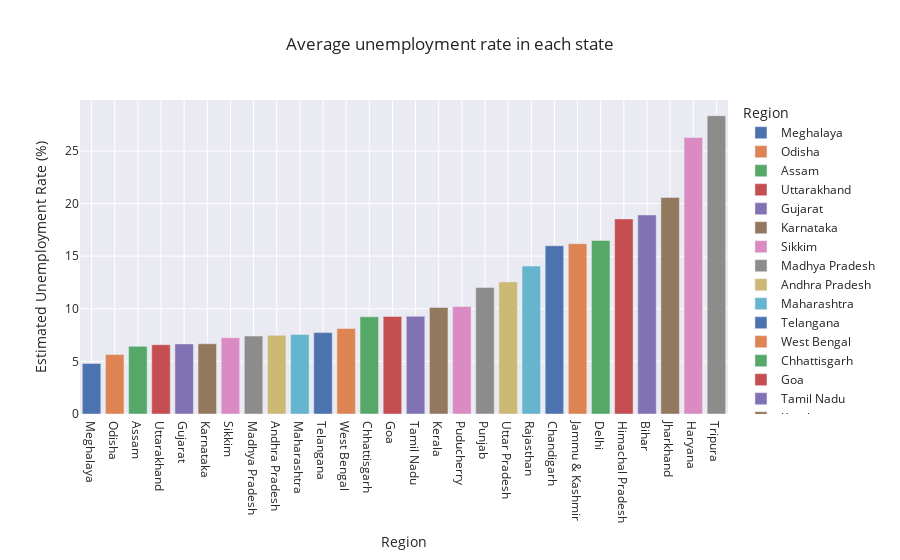

Source (notebook cell):
### Code cell
import plotly.express as px
plot_unemp = df[['Estimated Unemployment Rate (%)','Region']]
df_unemployed = plot_unemp.groupby('Region').mean().reset_index()

df_unemployed = df_unemployed.sort_values('Estimated Unemployment Rate (%)')

fig = px.bar(df_unemployed, x='Region',y='Estimated Unemployment Rate (%)',color = 'Region',title = 'Average unemployment rate in each state',
             template='seaborn')
fig.show()

### Figure 1 — Plotly figure (JSON) as saved in the notebook; plotly's stock layout.template omitted (floating-point values rounded to 4 significant figures)
{"data": [{"alignmentgroup": "True", "hovertemplate": "Region=%{x}<br>Estimated Unemployment Rate (%)=%{y}<extra></extra>", "legendgroup": "Meghalaya", "marker": {"color": "rgb(76,114,176)", "pattern": {"shape": ""}}, "name": "Meghalaya", "offsetgroup": "Meghalaya", "orientation": "v", "showlegend": true, "textposition": "auto", "type": "bar", "x": ["Meghalaya"], "xaxis": "x", "y": [4.799], "yaxis": "y"}, {"alignmentgroup": "True", "hovertemplate": "Region=%{x}<br>Estimated Unemployment Rate (%)=%{y}<extra></extra>", "legendgroup": "Odisha", "marker": {"color": "rgb(221,132,82)", "pattern": {"shape": ""}}, "name": "Odisha", "offsetgroup": "Odisha", "orientation": "v", "showlegend": true, "textposition": "auto", "type": "bar", "x": ["Odisha"], "xaxis": "x", "y": [5.658], "yaxis": "y"}, {"alignmentgroup": "True", "hovertemplate": "Region=%{x}<br>Estimated Unemployment Rate (%)=%{y}<extra></extra>", "legendgroup": "Assam", "marker": {"color": "rgb(85,168,104)", "pattern": {"shape": ""}}, "name": "Assam", "offsetgroup": "Assam", "orientation": "v", "showlegend": true, "textposition": "auto", "type": "bar", "x": ["Assam"], "xaxis": "x", "y": [6.428], "yaxis": "y"}, {"alignmentgroup": "True", "hovertemplate": "Region=%{x}<br>Estimated Unemployment Rate (%)=%{y}<extra></extra>", "legendgroup": "Uttarakhand", "marker": {"color": "rgb(196,78,82)", "pattern": {"shape": ""}}, "name": "Uttarakhand", "offsetgroup": "Uttarakhand", "orientation": "v", "showlegend": true, "textposition": "auto", "type": "bar", "x": ["Uttarakhand"], "xaxis": "x", "y": [6.583], "yaxis": "y"}, {"alignmentgroup": "True", "hovertemplate": "Region=%{x}<br>Estimated Unemployment Rate (%)=%{y}<extra></extra>", "legendgroup": "Gujarat", "marker": {"color": "rgb(129,114,179)", "pattern": {"shape": ""}}, "name": "Gujarat", "offsetgroup": "Gujarat", "orientation": "v", "showlegend": true, "textposition": "auto", "type": "bar", "x": ["Gujarat"], "xaxis": "x", "y": [6.664], "yaxis": "y"}, {"alignmentgroup": "True", "hovertemplate": "Region=%{x}<br>Estimated Unemployment Rate (%)=%{y}<extra></extra>", "legendgroup": "Karnataka", "marker": {"color": "rgb(147,120,96)", "pattern": {"shape": ""}}, "name": "Karnataka", "offsetgroup": "Karnataka", "orientation": "v", "showlegend": true, "textposition": "auto", "type": "bar", "x": ["Karnataka"], "xaxis": "x", "y": [6.676], "yaxis": "y"}, {"alignmentgroup": "True", "hovertemplate": "Region=%{x}<br>Estimated Unemployment Rate (%)=%{y}<extra></extra>", "legendgroup": "Sikkim", "marker": {"color": "rgb(218,139,195)", "pattern": {"shape": ""}}, "name": "Sikkim", "offsetgroup": "Sikkim", "orientation": "v", "showlegend": true, "textposition": "auto", "type": "bar", "x": ["Sikkim"], "xaxis": "x", "y": [7.249], "yaxis": "y"}, {"alignmentgroup": "True", "hovertemplate": "Region=%{x}<br>Estimated Unemployment Rate (%)=%{y}<extra></extra>", "legendgroup": "Madhya Pradesh", "marker": {"color": "rgb(140,140,140)", "pattern": {"shape": ""}}, "name": "Madhya Pradesh", "offsetgroup": "Madhya Pradesh", "orientation": "v", "showlegend": true, "textposition": "auto", "type": "bar", "x": ["Madhya Pradesh"], "xaxis": "x", "y": [7.406], "yaxis": "y"}, {"alignmentgroup": "True", "hovertemplate": "Region=%{x}<br>Estimated Unemployment Rate (%)=%{y}<extra></extra>", "legendgroup": "Andhra Pradesh", "marker": {"color": "rgb(204,185,116)", "pattern": {"shape": ""}}, "name": "Andhra Pradesh", "offsetgroup": "Andhra Pradesh", "orientation": "v", "showlegend": true, "textposition": "auto", "type": "bar", "x": ["Andhra Pradesh"], "xaxis": "x", "y": [7.477], "yaxis": "y"}, {"alignmentgroup": "True", "hovertemplate": "Region=%{x}<br>Estimated Unemployment Rate (%)=%{y}<extra></extra>", "legendgroup": "Maharashtra", "marker": {"color": "rgb(100,181,205)", "pattern": {"shape": ""}}, "name": "Maharashtra", "offsetgroup": "Maharashtra", "orientation": "v", "showlegend": true, "textposition": "auto", "type": "bar", "x": ["Maharashtra"], "xaxis": "x", "y": [7.558], "yaxis": "y"}, {"alignmentgroup": "True", "hovertemplate": "Region=%{x}<br>Estimated Unemployment Rate (%)=%{y}<extra></extra>", "legendgroup": "Telangana", "marker": {"color": "rgb(76,114,176)", "pattern": {"shape": ""}}, "name": "Telangana", "offsetgroup": "Telangana", "orientation": "v", "showlegend": true, "textposition": "auto", "type": "bar", "x": ["Telangana"], "xaxis": "x", "y": [7.738], "yaxis": "y"}, {"alignmentgroup": "True", "hovertemplate": "Region=%{x}<br>Estimated Unemployment Rate (%)=%{y}<extra></extra>", "legendgroup": "West Bengal", "marker": {"color": "rgb(221,132,82)", "pattern": {"shape": ""}}, "name": "West Bengal", "offsetgroup": "West Bengal", "orientation": "v", "showlegend": true, "textposition": "auto", "type": "bar", "x": ["West Bengal"], "xaxis": "x", "y": [8.125], "yaxis": "y"}, {"alignmentgroup": "True", "hovertemplate": "Region=%{x}<br>Estimated Unemployment Rate (%)=%{y}<extra></extra>", "legendgroup": "Chhattisgarh", "marker": {"color": "rgb(85,168,104)", "pattern": {"shape": ""}}, "name": "Chhattisgarh", "offsetgroup": "Chhattisgarh", "orientation": "v", "showlegend": true, "textposition": "auto", "type": "bar", "x": ["Chhattisgarh"], "xaxis": "x", "y": [9.24], "yaxis": "y"}, {"alignmentgroup": "True", "hovertemplate": "Region=%{x}<br>Estimated Unemployment Rate (%)=%{y}<extra></extra>", "legendgroup": "Goa", "marker": {"color": "rgb(196,78,82)", "pattern": {"shape": ""}}, "name": "Goa", "offsetgroup": "Goa", "orientation": "v", "showlegend": true, "textposition": "auto", "type": "bar", "x": ["Goa"], "xaxis": "x", "y": [9.274], "yaxis": "y"}, {"alignmentgroup": "True", "hovertemplate": "Region=%{x}<br>Estimated Unemployment Rate (%)=%{y}<extra></extra>", "legendgroup": "Tamil Nadu", "marker": {"color": "rgb(129,114,179)", "pattern": {"shape": ""}}, "name": "Tamil Nadu", "offsetgroup": "Tamil Nadu", "orientation": "v", "showlegend": true, "textposition": "auto", "type": "bar", "x": ["Tamil Nadu"], "xaxis": "x", "y": [9.284], "yaxis": "y"}, {"alignmentgroup": "True", "hovertemplate": "Region=%{x}<br>Estimated Unemployment Rate (%)=%{y}<extra></extra>", "legendgroup": "Kerala", "marker": {"color": "rgb(147,120,96)", "pattern": {"shape": ""}}, "name": "Kerala", "offsetgroup": "Kerala", "orientation": "v", "showlegend": true, "textposition": "auto", "type": "bar", "x": ["Kerala"], "xaxis": "x", "y": [10.12], "yaxis": "y"}, {"alignmentgroup": "True", "hovertemplate": "Region=%{x}<br>Estimated Unemployment Rate (%)=%{y}<extra></extra>", "legendgroup": "Puducherry", "marker": {"color": "rgb(218,139,195)", "pattern": {"shape": ""}}, "name": "Puducherry", "offsetgroup": "Puducherry", "orientation": "v", "showlegend": true, "textposition": "auto", "type": "bar", "x": ["Puducherry"], "xaxis": "x", "y": [10.22], "yaxis": "y"}, {"alignmentgroup": "True", "hovertemplate": "Region=%{x}<br>Estimated Unemployment Rate (%)=%{y}<extra></extra>", "legendgroup": "Punjab", "marker": {"color": "rgb(140,140,140)", "pattern": {"shape": ""}}, "name": "Punjab", "offsetgroup": "Punjab", "orientation": "v", "showlegend": true, "textposition": "auto", "type": "bar", "x": ["Punjab"], "xaxis": "x", "y": [12.03], "yaxis": "y"}, {"alignmentgroup": "True", "hovertemplate": "Region=%{x}<br>Estimated Unemployment Rate (%)=%{y}<extra></extra>", "legendgroup": "Uttar Pradesh", "marker": {"color": "rgb(204,185,116)", "pattern": {"shape": ""}}, "name": "Uttar Pradesh", "offsetgroup": "Uttar Pradesh", "orientation": "v", "showlegend": true, "textposition": "auto", "type": "bar", "x": ["Uttar Pradesh"], "xaxis": "x", "y": [12.55], "yaxis": "y"}, {"alignmentgroup": "True", "hovertemplate": "Region=%{x}<br>Estimated Unemployment Rate (%)=%{y}<extra></extra>", "legendgroup": "Rajasthan", "marker": {"color": "rgb(100,181,205)", "pattern": {"shape": ""}}, "name": "Rajasthan", "offsetgroup": "Rajasthan", "orientation": "v", "showlegend": true, "textposition": "auto", "type": "bar", "x": ["Rajasthan"], "xaxis": "x", "y": [14.06], "yaxis": "y"}, {"alignmentgroup": "True", "hovertemplate": "Region=%{x}<br>Estimated Unemployment Rate (%)=%{y}<extra></extra>", "legendgroup": "Chandigarh", "marker": {"color": "rgb(76,114,176)", "pattern": {"shape": ""}}, "name": "Chandigarh", "offsetgroup": "Chandigarh", "orientation": "v", "showlegend": true, "textposition": "auto", "type": "bar", "x": ["Chandigarh"], "xaxis": "x", "y": [15.99], "yaxis": "y"}, {"alignmentgroup": "True", "hovertemplate": "Region=%{x}<br>Estimated Unemployment Rate (%)=%{y}<extra></extra>", "legendgroup": "Jammu & Kashmir", "marker": {"color": "rgb(221,132,82)", "pattern": {"shape": ""}}, "name": "Jammu & Kashmir", "offsetgroup": "Jammu & Kashmir", "orientation": "v", "showlegend": true, "textposition": "auto", "type": "bar", "x": ["Jammu & Kashmir"], "xaxis": "x", "y": [16.19], "yaxis": "y"}, {"alignmentgroup": "True", "hovertemplate": "Region=%{x}<br>Estimated Unemployment Rate (%)=%{y}<extra></extra>", "legendgroup": "Delhi", "marker": {"color": "rgb(85,168,104)", "pattern": {"shape": ""}}, "name": "Delhi", "offsetgroup": "Delhi", "orientation": "v", "showlegend": true, "textposition": "auto", "type": "bar", "x": ["Delhi"], "xaxis": "x", "y": [16.5], "yaxis": "y"}, {"alignmentgroup": "True", "hovertemplate": "Region=%{x}<br>Estimated Unemployment Rate (%)=%{y}<extra></extra>", "legendgroup": "Himachal Pradesh", "marker": {"color": "rgb(196,78,82)", "pattern": {"shape": ""}}, "name": "Himachal Pradesh", "offsetgroup": "Himachal Pradesh", "orientation": "v", "showlegend": true, "textposition": "auto", "type": "bar", "x": ["Himachal Pradesh"], "xaxis": "x", "y": [18.54], "yaxis": "y"}, {"alignmentgroup": "True", "hovertemplate": "Region=%{x}<br>Estimated Unemployment Rate (%)=%{y}<extra></extra>", "legendgroup": "Bihar", "marker": {"color": "rgb(129,114,179)", "pattern": {"shape": ""}}, "name": "Bihar", "offsetgroup": "Bihar", "orientation": "v", "showlegend": true, "textposition": "auto", "type": "bar", "x": ["Bihar"], "xaxis": "x", "y": [18.92], "yaxis": "y"}, {"alignmentgroup": "True", "hovertemplate": "Region=%{x}<br>Estimated Unemployment Rate (%)=%{y}<extra></extra>", "legendgroup": "Jharkhand", "marker": {"color": "rgb(147,120,96)", "pattern": {"shape": ""}}, "name": "Jharkhand", "offsetgroup": "Jharkhand", "orientation": "v", "showlegend": true, "textposition": "auto", "type": "bar", "x": ["Jharkhand"], "xaxis": "x", "y": [20.59], "yaxis": "y"}, {"alignmentgroup": "True", "hovertemplate": "Region=%{x}<br>Estimated Unemployment Rate (%)=%{y}<extra></extra>", "legendgroup": "Haryana", "marker": {"color": "rgb(218,139,195)", "pattern": {"shape": ""}}, "name": "Haryana", "offsetgroup": "Haryana", "orientation": "v", "showlegend": true, "textposition": "auto", "type": "bar", "x": ["Haryana"], "xaxis": "x", "y": [26.28], "yaxis": "y"}, {"alignmentgroup": "True", "hovertemplate": "Region=%{x}<br>Estimated Unemployment Rate (%)=%{y}<extra></extra>", "legendgroup": "Tripura", "marker": {"color": "rgb(140,140,140)", "pattern": {"shape": ""}}, "name": "Tripura", "offsetgroup": "Tripura", "orientation": "v", "showlegend": true, "textposition": "auto", "type": "bar", "x": ["Tripura"], "xaxis": "x", "y": [28.35], "yaxis": "y"}], "layout": {"autosize": true, "barmode": "relative", "legend": {"title": {"text": "Region"}, "tracegroupgap": 0}, "title": {"text": "Average unemployment rate in each state"}, "xaxis": {"anchor": "y", "autorange": true, "categoryarray": ["Meghalaya", "Odisha", "Assam", "Uttarakhand", "Gujarat", "Karnataka", "Sikkim", "Madhya Pradesh", "Andhra Pradesh", "Maharashtra", "Telangana", "West Bengal", "Chhattisgarh", "Goa", "Tamil Nadu", "Kerala", "Puducherry", "Punjab", "Uttar Pradesh", "Rajasthan", "Chandigarh", "Jammu & Kashmir", "Delhi", "Himachal Pradesh", "Bihar", "Jharkhand", "Haryana", "Tripura"], "categoryorder": "array", "domain": [0, 1], "range": [-0.5, 27.5], "title": {"text": "Region"}, "type": "category"}, "yaxis": {"anchor": "x", "autorange": true, "domain": [0, 1], "range": [0, 29.84], "title": {"text": "Estimated Unemployment Rate (%)"}, "type": "linear"}}}
